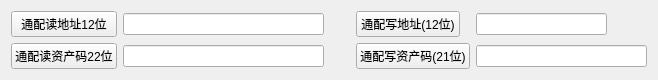
     <widget class="QWidget" name="layoutWidget_3">
      <property name="geometry">
       <rect>
        <x>1</x>
        <y>100</y>
        <width>658</width>
        <height>52</height>
       </rect>
      </property>
      <layout class="QGridLayout" name="gridLayout_3">
       <item row="0" column="0">
        <widget class="QPushButton" name="pushButton_ReadMAC">
         <property name="font">
          <font>
           <pointsize>9</pointsize>
           <weight>50</weight>
           <bold>false</bold>
          </font>
         </property>
         <property name="text">
          <string>通配读地址12位</string>
         </property>
        </widget>
       </item>
       <item row="0" column="1">
        <widget class="QLineEdit" name="lineEdit_MAC">
         <property name="minimumSize">
          <size>
           <width>201</width>
           <height>0</height>
          </size>
         </property>
         <property name="readOnly">
          <bool>true</bool>
         </property>
        </widget>
       </item>
       <item row="0" column="2">
        <spacer name="horizontalSpacer_2">
         <property name="orientation">
          <enum>Qt::Horizontal</enum>
         </property>
         <property name="sizeHint" stdset="0">
          <size>
           <width>40</width>
           <height>20</height>
          </size>
         </property>
        </spacer>
       </item>
       <item row="0" column="3">
        <widget class="QPushButton" name="pushButton_WriteMAC">
         <property name="maximumSize">
          <size>
           <width>104</width>
           <height>16777215</height>
          </size>
         </property>
         <property name="font">
          <font>
           <pointsize>9</pointsize>
           <weight>50</weight>
           <bold>false</bold>
          </font>
         </property>
         <property name="text">
          <string>通配写地址(12位)</string>
         </property>
        </widget>
       </item>
       <item row="0" column="4">
        <widget class="QLineEdit" name="lineEdit_WriteMAC">
         <property name="minimumSize">
          <size>
           <width>131</width>
           <height>0</height>
          </size>
         </property>
         <property name="maximumSize">
          <size>
           <width>131</width>
           <height>16777215</height>
          </size>
         </property>
        </widget>
       </item>
       <item row="1" column="0">
        <widget class="QPushButton" name="pushButton_ReadAsset">
         <property name="font">
          <font>
           <pointsize>9</pointsize>
           <weight>50</weight>
           <bold>false</bold>
          </font>
         </property>
         <property name="text">
          <string>通配读资产码22位</string>
         </property>
        </widget>
       </item>
       <item row="1" column="1">
        <widget class="QLineEdit" name="lineEdit_AssetCode">
         <property name="minimumSize">
          <size>
           <width>201</width>
           <height>0</height>
          </size>
         </property>
         <property name="readOnly">
          <bool>true</bool>
         </property>
        </widget>
       </item>
       <item row="1" column="2">
        <spacer name="horizontalSpacer_5">
         <property name="orientation">
          <enum>Qt::Horizontal</enum>
         </property>
         <property name="sizeHint" stdset="0">
          <size>
           <width>40</width>
           <height>20</height>
          </size>
         </property>
        </spacer>
       </item>
       <item row="1" column="3">
        <widget class="QPushButton" name="pushButton_WriteAssetCode">
         <property name="maximumSize">
          <size>
           <width>116</width>
           <height>16777215</height>
          </size>
         </property>
         <property name="font">
          <font>
           <pointsize>9</pointsize>
           <weight>50</weight>
           <bold>false</bold>
          </font>
         </property>
         <property name="text">
          <string>通配写资产码(21位)</string>
         </property>
        </widget>
       </item>
       <item row="1" column="4">
        <widget class="QLineEdit" name="lineEdit_WriteAssetCode">
         <property name="minimumSize">
          <size>
           <width>171</width>
           <height>0</height>
          </size>
         </property>
         <property name="maximumSize">
          <size>
           <width>171</width>
           <height>16777215</height>
          </size>
         </property>
        </widget>
       </item>
      </layout>
     </widget>
